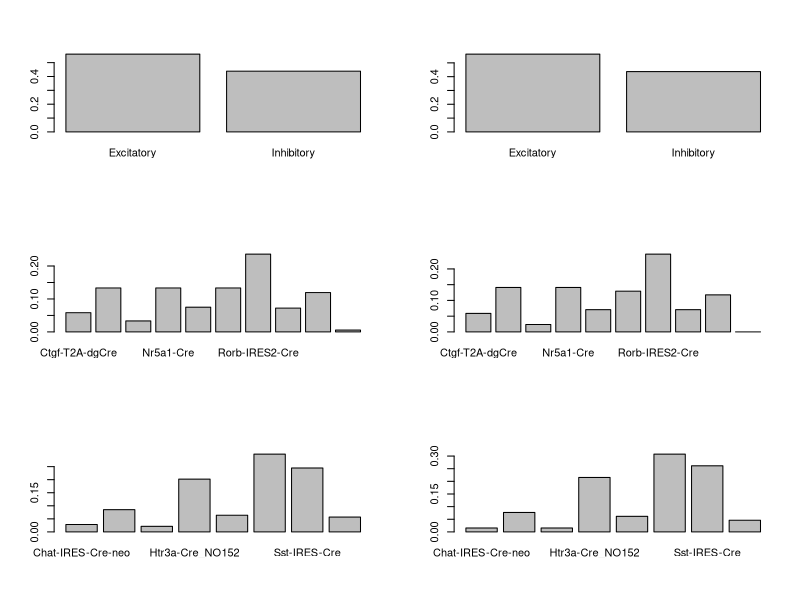
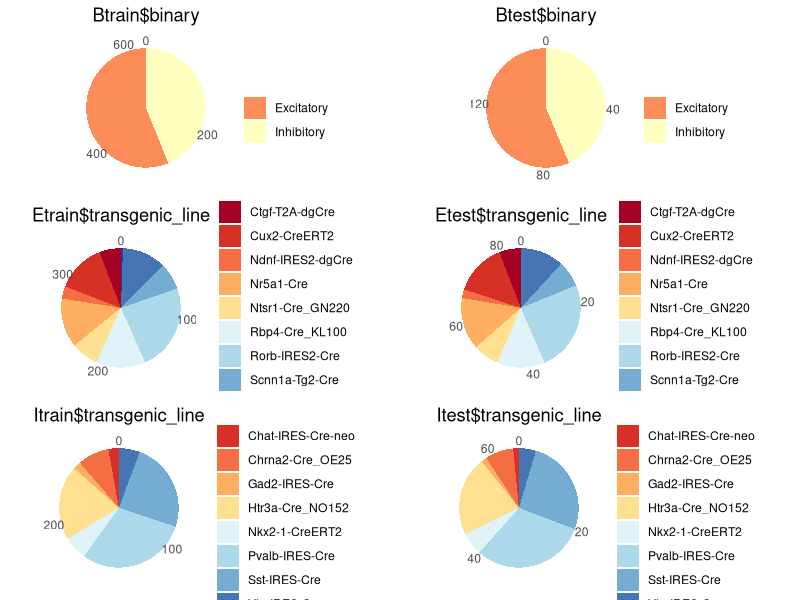

R code for these plots, in order: (Note: this script raises an error after producing the figures.)
## ---- chunk 1
setwd("/media/hyunsu/data HDD/01.Data&Analysis/clustering_allen_neuron/Data_prep")
cre <- read.csv("ephys_data_cre.csv",header=T)
cre_na_omitted <- na.omit(cre)
cre_na_omitted <- cre_na_omitted[-43] # cre_reporter_status 제거
## ---- chunk 2
Bset <- cre_na_omitted[-42]   # binary raw data
Eset <- subset(cre_na_omitted[-45],cre_na_omitted$binary_neuron=="Excitatory")
Iset <- subset(cre_na_omitted[-45],cre_na_omitted$binary_neuron=="Inhibitory")
Eset$transgenic_line <- factor(Eset$transgenic_line)  # Transgenic(Excitatory) raw data
Iset$transgenic_line <- factor(Iset$transgenic_line)  # Transgenic(Inhibitory) raw data
## ---- chunk 3
# install.packages("caret", repos = "http://cran.r-project.org", dependencies = c("Depends", "Imports", "Suggests"))
library(caret)

set.seed(849)

BindexTrain <- createDataPartition(Bset$binary_neuron, p = .8, list = F)
Btrain <- Bset[ BindexTrain, ]
Btest  <- Bset[-BindexTrain, ]

EindexTrain <- createDataPartition(Eset$transgenic_line, p = .8, list = F)
Etrain <- Eset[ EindexTrain, ]
Etest  <- Eset[-EindexTrain, ]

IindexTrain <- createDataPartition(Iset$transgenic_line, p = .8, list = F)
Itrain <- Iset[ IindexTrain, ]
Itest  <- Iset[-IindexTrain, ]
## ---- chunk 4
par(mfrow = c(3, 2))
barplot(prop.table(table(Btrain$binary))) 
barplot(prop.table(table(Btest$binary))) 
barplot(prop.table(table(Etrain$transgenic_line))) 
barplot(prop.table(table(Etest$transgenic_line))) 
barplot(prop.table(table(Itrain$transgenic_line))) 
barplot(prop.table(table(Itest$transgenic_line))) 
## ---- chunk 5
require(ggplot2)
Btrain_df <- as.data.frame(table(Btrain$binary))
theme_set(theme_classic())

DrawPieChart <- function(data_class){
  df <- as.data.frame(table(data_class))
  data_title <- deparse(substitute(data_class))
  return(ggplot(df, aes(x = "", y = Freq, 
                        fill = factor(data_class))) +
           geom_bar(width = 1, stat = "identity") +
           theme(axis.line = element_blank(), 
                 plot.title = element_text(hjust=0.5),
                # axis.text.x=element_blank(), 
                 axis.ticks = element_blank()) +
           labs(fill="", x=NULL, y=NULL, title= data_title) +
           coord_polar(theta = "y", start = 0) +
           scale_fill_brewer(palette = "RdYlBu"))
}

Btra_pie <- DrawPieChart(Btrain$binary)
Btes_pie <- DrawPieChart(Btest$binary)
Etra_pie <- DrawPieChart(Etrain$transgenic_line)
Etes_pie <- DrawPieChart(Etest$transgenic_line)
Itra_pie <- DrawPieChart(Itrain$transgenic_line)
Ites_pie <- DrawPieChart(Itest$transgenic_line)

require(grid)
require(gridExtra)
require(Cairo)

pie <- grid.arrange(Btra_pie,Btes_pie,Etra_pie,Etes_pie,Itra_pie,Ites_pie,
                    ncol=2)
ggsave("piechart.tiff", plot = pie, units = "in", width = 8, height = 12, dpi =300)
## ---- chunk 6
require(dplyr)


subsetgeneration <-function(dataset, type) {
  commondataset <- dataset[c(10,18,19,40,41,42,44)]
  if (type=="l") {
    longdataset <- dataset[c(1,2,3,11,43)]
    long_subset <- select(dataset, contains("long"))
    longdataset <- cbind(commondataset, longdataset)
    longdataset <- cbind(longdataset, long_subset)
    return(longdataset)}
  if (type=="s") {
    short_subset <- select(dataset, contains("short"))
    shortdataset <- cbind(commondataset, short_subset)
    return(shortdataset)}
  if (type=="r") {
    ramp_subset <- select(dataset, contains("ramp"))
    rampdataset <- cbind(commondataset, ramp_subset)
    return(rampdataset)}
}

Btrain.l <- subsetgeneration(Btrain,"l")
Btrain.s <- subsetgeneration(Btrain,"s")
Btrain.r <- subsetgeneration(Btrain,"r")

Btest.l <- subsetgeneration(Btest,"l")
Btest.s <- subsetgeneration(Btest,"s")
Btest.r <- subsetgeneration(Btest,"r")

Etrain.l <- subsetgeneration(Etrain,"l")
Etrain.s <- subsetgeneration(Etrain,"s")
Etrain.r <- subsetgeneration(Etrain,"r")

Etest.l <- subsetgeneration(Etest,"l")
Etest.s <- subsetgeneration(Etest,"s")
Etest.r <- subsetgeneration(Etest,"r")

Itrain.l <- subsetgeneration(Itrain,"l")
Itrain.s <- subsetgeneration(Itrain,"s")
Itrain.r <- subsetgeneration(Itrain,"r")

Itest.l <- subsetgeneration(Itest,"l")
Itest.s <- subsetgeneration(Itest,"s")
Itest.r <- subsetgeneration(Itest,"r")

## ---- chunk 7
write.csv(cre_na_omitted, "./divided_data/cre_na_omitted.csv", row.names = T)
write.csv(Btrain,"./divided_data/Btrain.csv", row.names = T)
write.csv(Btrain.l,"./divided_data/Btrain_long.csv", row.names = T)
write.csv(Btrain.s,"./divided_data/Btrain_short.csv", row.names = T)
write.csv(Btrain.r,"./divided_data/Btrain_ramp.csv", row.names = T)

write.csv(Btest,"./divided_data/Btest.csv", row.names = T)
write.csv(Btest.l,"./divided_data/Btest_long.csv", row.names = T)
write.csv(Btest.s,"./divided_data/Btest_short.csv", row.names = T)
write.csv(Btest.r,"./divided_data/Btest_ramp.csv", row.names = T)

write.csv(Etrain,"./divided_data/Etrain.csv", row.names = T)
write.csv(Etrain.l,"./divided_data/Etrain_long.csv", row.names = T)
write.csv(Etrain.s,"./divided_data/Etrain_short.csv", row.names = T)
write.csv(Etrain.r,"./divided_data/Etrain_ramp.csv", row.names = T)

write.csv(Etest,"./divided_data/Etest.csv", row.names = T)
write.csv(Etest.l,"./divided_data/Etest_long.csv", row.names = T)
write.csv(Etest.s,"./divided_data/Etest_short.csv", row.names = T)
write.csv(Etest.r,"./divided_data/Etest_ramp.csv", row.names = T)

write.csv(Itrain,"./divided_data/Itrain.csv", row.names = T)
write.csv(Itrain.l,"./divided_data/Itrain_long.csv", row.names = T)
write.csv(Itrain.s,"./divided_data/Itrain_short.csv", row.names = T)
write.csv(Itrain.r,"./divided_data/Itrain_ramp.csv", row.names = T)

write.csv(Itest,"./divided_data/Itest.csv", row.names = T)
write.csv(Itest.l,"./divided_data/Itest_long.csv", row.names = T)
write.csv(Itest.s,"./divided_data/Itest_short.csv", row.names = T)
write.csv(Itest.r,"./divided_data/Itest_ramp.csv", row.names = T)
